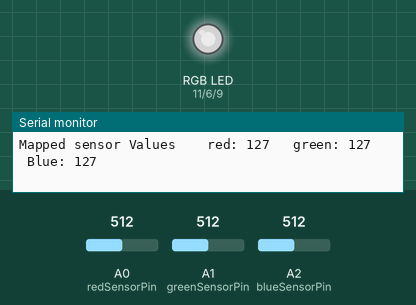
A sketch run on a simulated Arduino Uno, built with avr-gcc and run on an emulated ATmega328P. On the bench: an RGB LED mixed from three pins (HIGH = lit), the last lines printed to the serial monitor. The test bench sets the inputs (shaded band); at power-on: A0 (redSensorPin) = 512, A1 (greenSensorPin) = 512, A2 (blueSensorPin) = 512. Dim RGB values are drawn brighter than linear.

Above: at 2.8 s.
2.9 s: A0 (redSensorPin) set to 716
At 7.0 s:
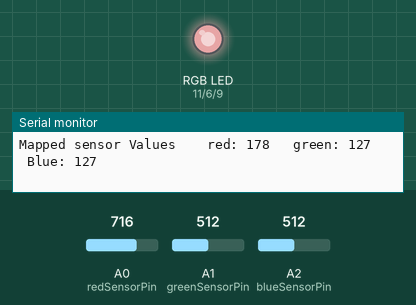
7.6 s: A1 (greenSensorPin) set to 716
At 11.2 s:
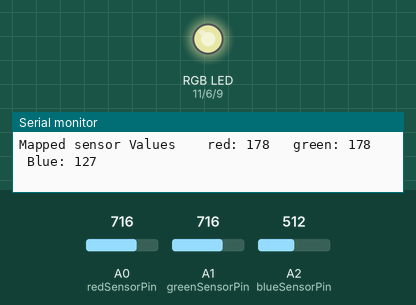
11.7 s: A2 (blueSensorPin) set to 716
At 13.4 s:
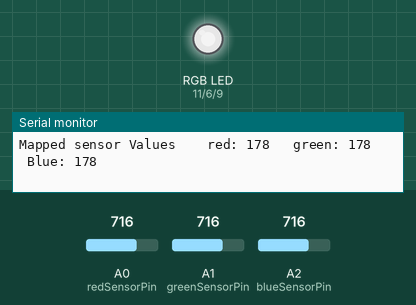
14.4 s: A0 (redSensorPin) set to 900
At 19.6 s:
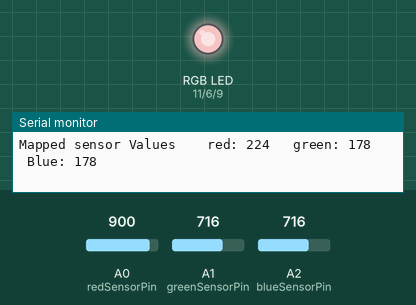
19.9 s: A1 (greenSensorPin) set to 900
At 22.9 s:
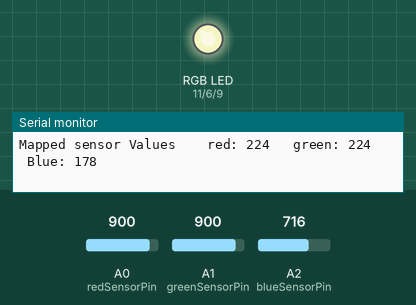
24.0 s: A2 (blueSensorPin) set to 900
At 25.0 s:
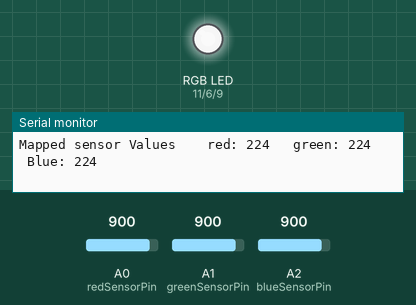
Timing chart, 0 to 27.0 s (numbered marks = the images above; inputs shaded):
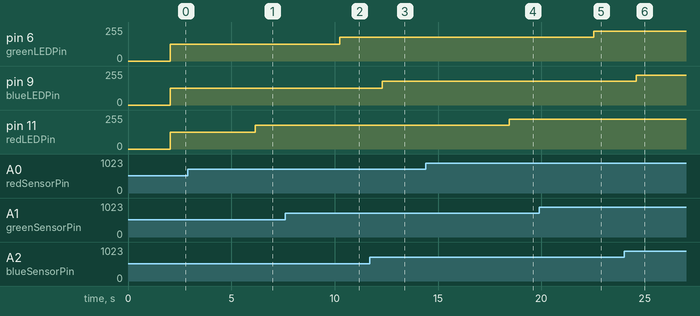

The sketch:

colorMixLamp.ino
```cpp
/*
  Arduino Starter Kit example
  Project 4 - Color Mixing Lamp
  This sketch is amended from Project 3 in the Arduino Starter Kit
  Parts required:
  - one RGB LED
  - three 220 ohm resistors
  - three potentiometers
  Originally:
  created 13 Sep 2012
  modified 14 Nov 2012
  by Scott Fitzgerald
  Thanks to Federico Vanzati for improvements

  http://www.arduino.cc/starterKit

  This example code is part of the public domain.
*/
const int greenLEDPin = 6;    // LED connected to digital pin 9
const int redLEDPin = 11;     // LED connected to digital pin 10
const int blueLEDPin = 9;    // LED connected to digital pin 11

const int redSensorPin = A0;  // pin with potentiometer P1
const int greenSensorPin = A1;   // pin with potentiometer P2
const int blueSensorPin = A2;   // pin with potentiometer P3

int redValue = 0; // value to write to the red LED
int greenValue = 0; // value to write to the green LED
int blueValue = 0; // value to write to the blue LED

int redSensorValue = 0; // variable to hold the value from the red sensor
int greenSensorValue = 0; // variable to hold the value from the green sensor
int blueSensorValue = 0; // variable to hold the value from the blue sensor

void setup() {
  // initialize serial communications at 9600 bps:
  Serial.begin(9600);

  // set the digital pins as outputs
  pinMode(greenLEDPin, OUTPUT);
  pinMode(redLEDPin, OUTPUT);
  pinMode(blueLEDPin, OUTPUT);
}

void loop() {
  // Read the potentiometers analog inputs first:

  // read the value from potentiometer P1(red LED):
  redSensorValue = analogRead(redSensorPin);
  // give the ADC a moment to settle
  delay(1000);
  // read the value potentiometer P2(green LED):
  greenSensorValue = analogRead(greenSensorPin);
  // give the ADC a moment to settle
  delay(1000);
  // read the value from potentiometer P3(blue LED):
  blueSensorValue = analogRead(blueSensorPin);

  // print out the values to the Serial Monitor
  Serial.print("Analog sensor Values \t red: ");
  Serial.print(redSensorValue);
  Serial.print("\t green: ");
  Serial.print(greenSensorValue);
  Serial.print("\t Blue: ");
  Serial.println(blueSensorValue);

  /*
  use the map function to map the analog values from the
  pots to the digital LEDs. The map function is
  "toValue=map(fromValue,from Low,from High, to Low, to High)"
  */
  redValue = map(redSensorValue,0,1023,0,255);
  greenValue = map(greenSensorValue,0,1023,0,255);
  blueValue = map(blueSensorValue,0,1023,0,255);

  // print out the mapped values
  Serial.print("Mapped sensor Values \t red: ");
  Serial.print(redValue);
  Serial.print("\t green: ");
  Serial.print(greenValue);
  Serial.print("\t Blue: ");
  Serial.println(blueValue);

  /*
    Now that you have a usable value, it's time to PWM the LED.
  */
  analogWrite(redLEDPin, redValue);
  analogWrite(greenLEDPin, greenValue);
  analogWrite(blueLEDPin, blueValue);
}
```

Measured:
- after the input at 2.9 s, pin 11 (redLEDPin): 127/255 → 178/255 after 3.2 s
- after the input at 7.6 s, pin 6 (greenLEDPin): 127/255 → 178/255 after 2.6 s
- after the input at 11.7 s, pin 9 (blueLEDPin): 127/255 → 178/255 after 0.60 s
- after the input at 14.4 s, pin 11 (redLEDPin): 178/255 → 224/255 after 4.0 s
- after the input at 19.9 s, pin 6 (greenLEDPin): 178/255 → 224/255 after 2.6 s
- after the input at 24.0 s, pin 9 (blueLEDPin): 178/255 → 224/255 after 0.59 s
